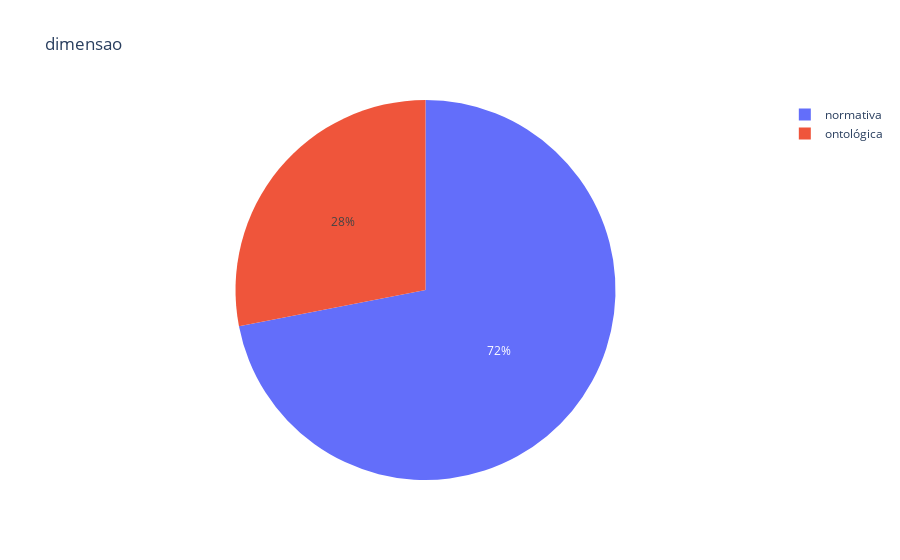
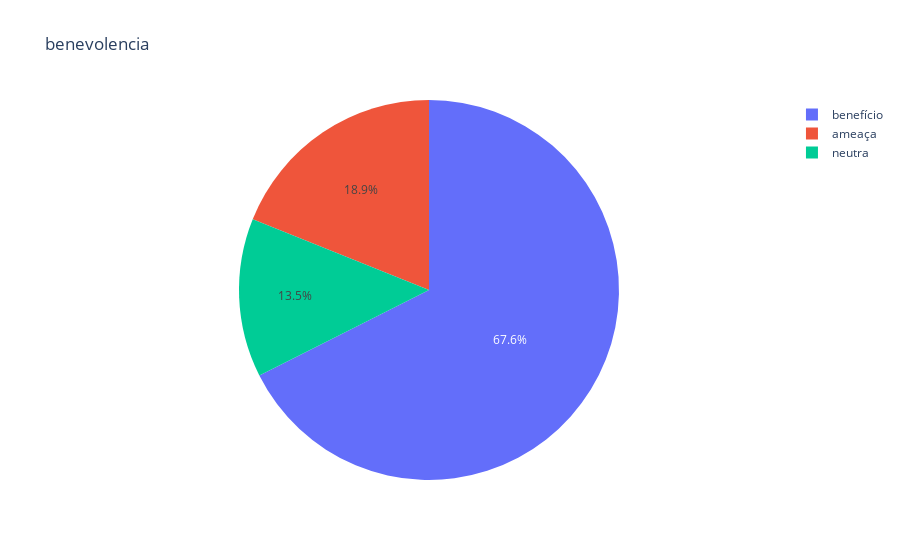
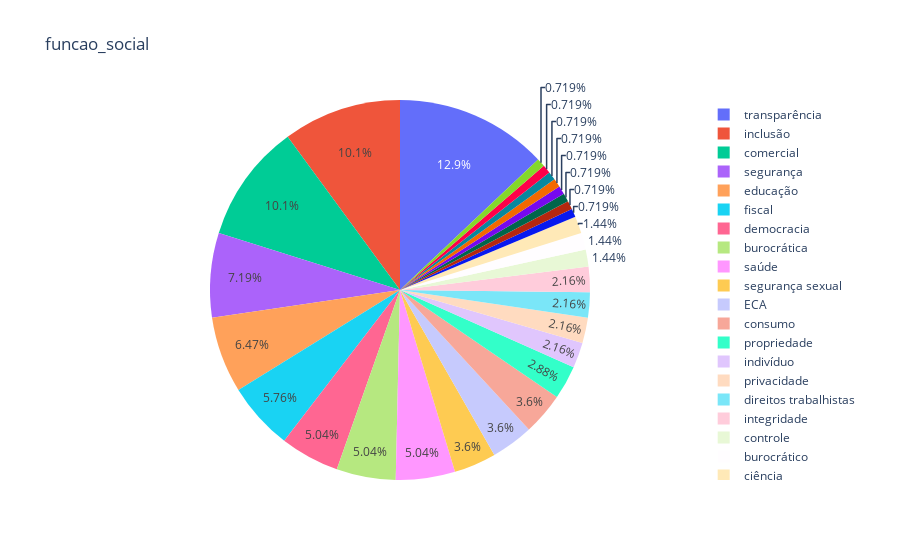
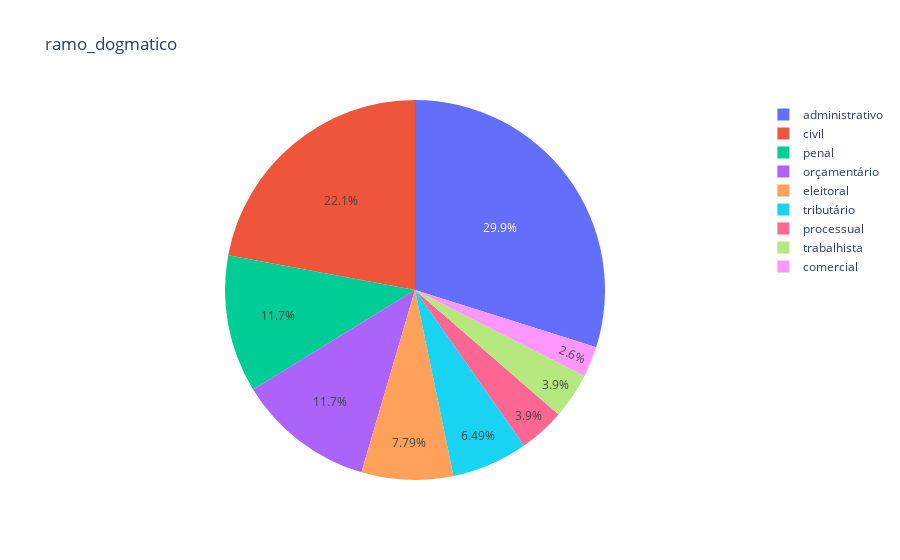

Notebook code cell kept with these figures, in order:
### Markdown cell above
# Now let's make pizza graphs for each column group

### Code cell
for colname in df.columns[7:14]:
    print(colname)

    s_colstacker = pd.Series(0, index=df.iloc[:, 14:].columns[df.iloc[:, 14:].columns.str.startswith(colname)],
                             dtype='float64')
    for i, row in df.iterrows():
        for col in df.iloc[:, 14:].columns[df.iloc[:, 14:].columns.str.startswith(colname)]:
            s_colstacker[col] += row[col]

    # normalize to get proportions (or percentages)
    total = s_colstacker.sum()
    s_colstacker = s_colstacker / total

    # rename indices
    s_colstacker.index = s_colstacker.index.str.replace(colname + '_', '')

    # display s_colstacker.index but in a column with values in percentage
    display(s_colstacker)
    # plot pie chart
    fig = px.pie(s_colstacker, values=s_colstacker.values, names=s_colstacker.index, title=colname)
    fig.update_layout(template="plotly_white")
    fig.show()

### Figure 1 — Plotly figure (JSON) as saved in the notebook; plotly's stock layout.template omitted (floating-point values rounded to 4 significant figures)
{"data": [{"domain": {"x": [0.0, 1.0], "y": [0.0, 1.0]}, "hovertemplate": "index=%{label}<br>value=%{value}<extra></extra>", "labels": ["normativa", "ontológica"], "legendgroup": "", "name": "", "showlegend": true, "values": [0.7195, 0.2805], "type": "pie"}], "layout": {"legend": {"tracegroupgap": 0}, "title": {"text": "dimensao"}}}

### Figure 2 — Plotly figure (JSON) as saved in the notebook; plotly's stock layout.template omitted (floating-point values rounded to 4 significant figures)
{"data": [{"domain": {"x": [0.0, 1.0], "y": [0.0, 1.0]}, "hovertemplate": "index=%{label}<br>value=%{value}<extra></extra>", "labels": ["ameaça", "benefício", "neutra"], "legendgroup": "", "name": "", "showlegend": true, "values": [0.1892, 0.6757, 0.1351], "type": "pie"}], "layout": {"legend": {"tracegroupgap": 0}, "title": {"text": "benevolencia"}}}

### Figure 3 — Plotly figure (JSON) as saved in the notebook; plotly's stock layout.template omitted (floating-point values rounded to 4 significant figures)
{"data": [{"domain": {"x": [0.0, 1.0], "y": [0.0, 1.0]}, "hovertemplate": "index=%{label}<br>value=%{value}<extra></extra>", "labels": ["segurança", "segurança sexual", "ECA", "valoração", "inclusão", "consumo", "cultura", "democracia", "transparência", "nacionalismo", "educação", "burocrática", "indivíduo", "propriedade", "privacidade", "controle", "saúde", "comunicação", "organização comunitária", "direitos trabalhistas", "integridade", "comercial", "mediação", "burocrático", "fiscal", "esporte", "meio ambiente", "ciência"], "legendgroup": "", "name": "", "showlegend": true, "values": [0.07194, 0.03597, 0.03597, 0.007194, 0.1007, 0.03597, 0.007194, 0.05036, 0.1295, 0.007194, 0.06475, 0.05036, 0.02158, 0.02878, 0.02158, 0.01439, 0.05036, 0.007194, 0.007194, 0.02158, 0.02158, 0.1007, 0.007194, 0.01439, 0.05755, 0.007194, 0.007194, 0.01439], "type": "pie"}], "layout": {"legend": {"tracegroupgap": 0}, "title": {"text": "funcao_social"}}}

### Figure 4 — Plotly figure (JSON) as saved in the notebook; plotly's stock layout.template omitted (floating-point values rounded to 4 significant figures)
{"data": [{"domain": {"x": [0.0, 1.0], "y": [0.0, 1.0]}, "hovertemplate": "index=%{label}<br>value=%{value}<extra></extra>", "labels": ["penal", "civil", "eleitoral", "administrativo", "processual", "trabalhista", "orçamentário", "tributário", "comercial"], "legendgroup": "", "name": "", "showlegend": true, "values": [0.1169, 0.2208, 0.07792, 0.2987, 0.03896, 0.03896, 0.1169, 0.06494, 0.02597], "type": "pie"}], "layout": {"legend": {"tracegroupgap": 0}, "title": {"text": "ramo_dogmatico"}}}
